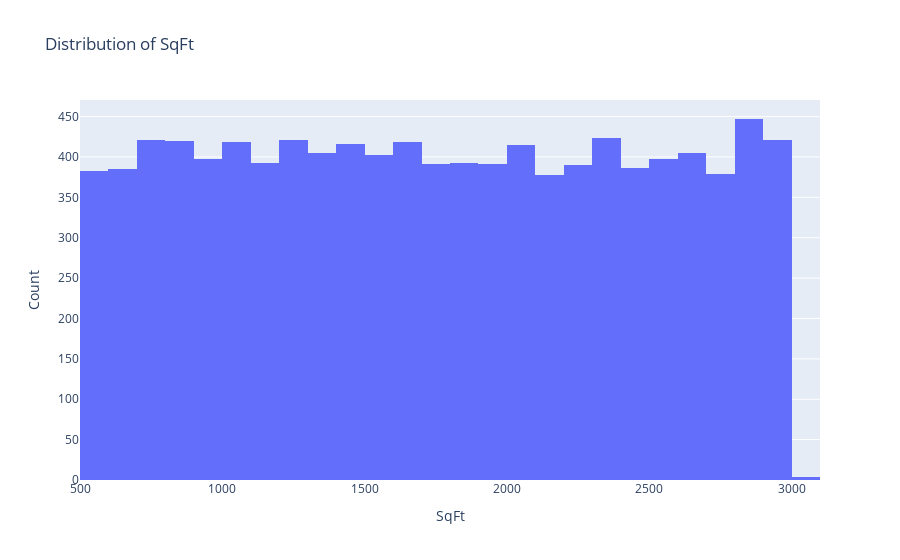

Here is the notebook cell this chart was saved with:
### Code cell
# Plot the distribution of the 'Price' column
fig = go.Figure(data=[go.Histogram(x=df['SqFt'], nbinsx=30)])

# Update layout
fig.update_layout(title_text="Distribution of SqFt",
                  xaxis_title="SqFt",
                  yaxis_title="Count")

# Show the figure
fig.show()

### Figure 1 — Plotly figure (JSON) as saved in the notebook; plotly's stock layout.template omitted (floating-point values rounded to 4 significant figures; data arrays with more than 128 entries replaced by an {"elided": "..."} marker saying what was removed)
{"data": [{"nbinsx": 30, "type": "histogram", "x": {"elided": "10100 int values"}}], "layout": {"title": {"text": "Distribution of SqFt"}, "xaxis": {"title": {"text": "SqFt"}}, "yaxis": {"title": {"text": "Count"}}}}
